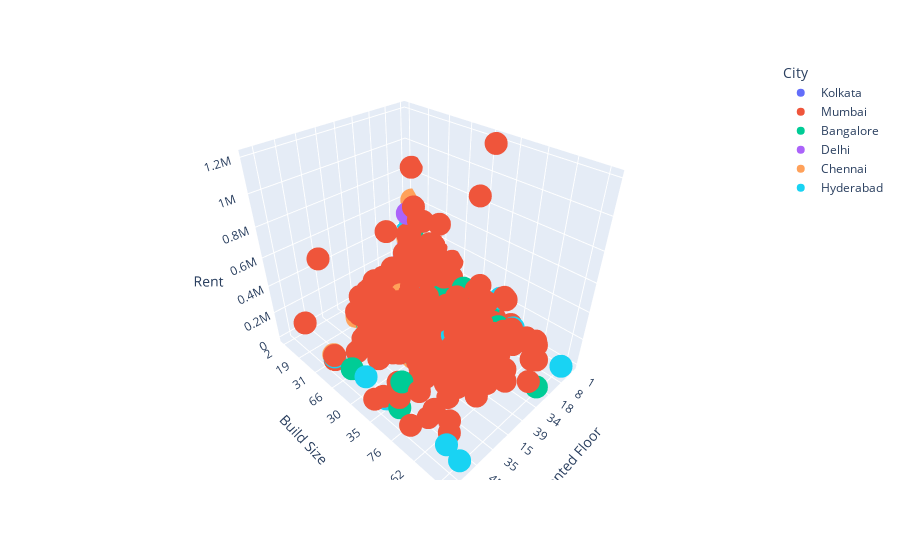

Notebook code for this chart:
### Code cell
fig = px.scatter_3d(df, x = 'Rented Floor', y = 'Build Size',z='Rent', color = 'City')
fig.show()

### Figure 1 — Plotly figure (JSON) as saved in the notebook; plotly's stock layout.template omitted (floating-point values rounded to 4 significant figures; data arrays with more than 128 entries replaced by an {"elided": "..."} marker saying what was removed)
{"data": [{"hovertemplate": "City=Kolkata<br>Rented Floor=%{x}<br>Build Size=%{y}<br>Rent=%{z}<extra></extra>", "legendgroup": "Kolkata", "marker": {"color": "#636efa", "symbol": "circle"}, "mode": "markers", "name": "Kolkata", "scene": "scene", "showlegend": true, "type": "scatter3d", "x": {"elided": "524 mixed values"}, "y": {"elided": "524 str values"}, "z": {"elided": "524 int values"}}, {"hovertemplate": "City=Mumbai<br>Rented Floor=%{x}<br>Build Size=%{y}<br>Rent=%{z}<extra></extra>", "legendgroup": "Mumbai", "marker": {"color": "#EF553B", "symbol": "circle"}, "mode": "markers", "name": "Mumbai", "scene": "scene", "showlegend": true, "type": "scatter3d", "x": {"elided": "972 mixed values"}, "y": {"elided": "972 str values"}, "z": {"elided": "972 int values"}}, {"hovertemplate": "City=Bangalore<br>Rented Floor=%{x}<br>Build Size=%{y}<br>Rent=%{z}<extra></extra>", "legendgroup": "Bangalore", "marker": {"color": "#00cc96", "symbol": "circle"}, "mode": "markers", "name": "Bangalore", "scene": "scene", "showlegend": true, "type": "scatter3d", "x": {"elided": "885 mixed values"}, "y": {"elided": "885 str values"}, "z": {"elided": "885 int values"}}, {"hovertemplate": "City=Delhi<br>Rented Floor=%{x}<br>Build Size=%{y}<br>Rent=%{z}<extra></extra>", "legendgroup": "Delhi", "marker": {"color": "#ab63fa", "symbol": "circle"}, "mode": "markers", "name": "Delhi", "scene": "scene", "showlegend": true, "type": "scatter3d", "x": {"elided": "605 mixed values"}, "y": {"elided": "605 mixed values"}, "z": {"elided": "605 int values"}}, {"hovertemplate": "City=Chennai<br>Rented Floor=%{x}<br>Build Size=%{y}<br>Rent=%{z}<extra></extra>", "legendgroup": "Chennai", "marker": {"color": "#FFA15A", "symbol": "circle"}, "mode": "markers", "name": "Chennai", "scene": "scene", "showlegend": true, "type": "scatter3d", "x": {"elided": "891 mixed values"}, "y": {"elided": "891 str values"}, "z": {"elided": "891 int values"}}, {"hovertemplate": "City=Hyderabad<br>Rented Floor=%{x}<br>Build Size=%{y}<br>Rent=%{z}<extra></extra>", "legendgroup": "Hyderabad", "marker": {"color": "#19d3f3", "symbol": "circle"}, "mode": "markers", "name": "Hyderabad", "scene": "scene", "showlegend": true, "type": "scatter3d", "x": {"elided": "868 mixed values"}, "y": {"elided": "868 str values"}, "z": {"elided": "868 int values"}}], "layout": {"legend": {"title": {"text": "City"}, "tracegroupgap": 0}, "margin": {"t": 60}, "scene": {"domain": {"x": [0, 1], "y": [0, 1]}, "xaxis": {"title": {"text": "Rented Floor"}}, "yaxis": {"title": {"text": "Build Size"}}, "zaxis": {"title": {"text": "Rent"}}}}}
